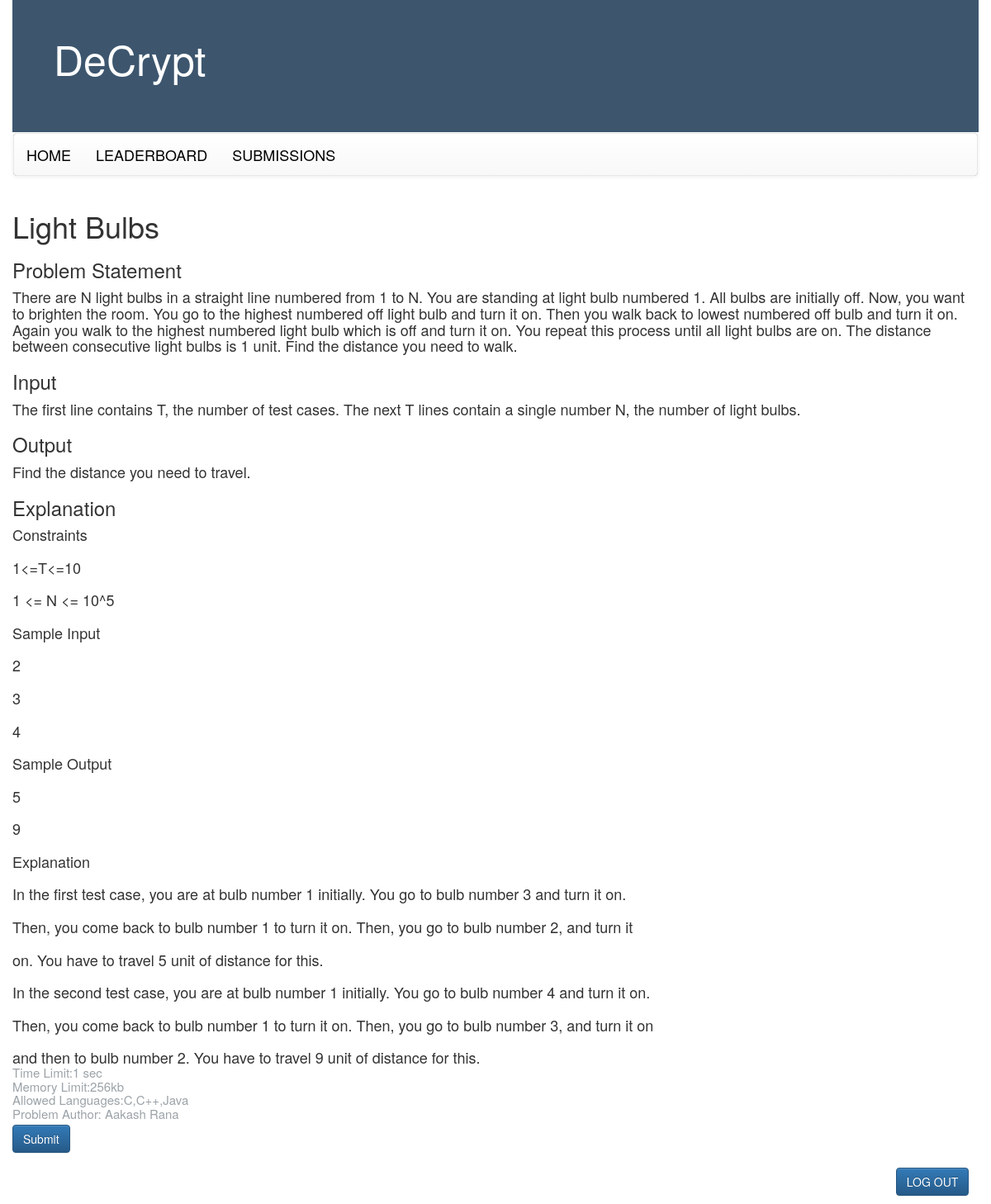
The page /problems.php?id=LBL on the database its author committed.
### tables this page shows
CREATE TABLE `problem` (
  `problemId` int(11) NOT NULL,
  `author` varchar(255) NOT NULL,
  `testfile` varchar(255) NOT NULL,
  `timelimit` varchar(255) NOT NULL,
  `memory` varchar(255) NOT NULL,
  `problemCode` varchar(1024) NOT NULL,
  `input` longtext NOT NULL,
  `output` longtext NOT NULL,
  `explanation` longtext NOT NULL,
  `problem_stmt` longtext NOT NULL,
  `title_of_problem` varchar(1024) NOT NULL,
  `score` int(11) NOT NULL,
  `Sha1` varchar(50) NOT NULL,
  `Permissions` int(11) NOT NULL
);

### problems.php (the view, shortened to what this page needs)
<?php
if(isset($_GET['id']))
{
	$con=mysqli_connect("localhost","root","","online_judge");
			$temp=$_GET['id'];
			$query ="SELECT * FROM problem WHERE problemCode='$temp'";
			$result=mysqli_query($con,$query);
			if($result)
			{
				$row=mysqli_fetch_assoc($result);
			}
else
	echo header("Location:index.php");;
}
?>
<html>
	<head>
<link rel="stylesheet" href="https://maxcdn.bootstrapcdn.com/bootstrap/3.3.6/css/bootstrap.min.css">
<link rel="stylesheet" href="https://maxcdn.bootstrapcdn.com/bootstrap/3.3.6/css/bootstrap-theme.min.css">
	</head>
	<body>
			<div class="container-fluid">
				<div class="header"> <p class="header">DeCrypt </p></div>
				  <nav class="navbar" data-spy="affix">
        <nav class="navbar navbar-default navbar" role="navigation">
        <ul class="nav navbar-nav">
         <li><a href="index.php" align="center" >HOME</a></li>
         <li><a href="leaderboard.php" align="center">LEADERBOARD</a></li>
         <li> <a href="" align="center">SUBMISSIONS</a></li>
         </ul>
          </nav>
        </nav>
<h1> <?php echo $row['title_of_problem'];?><h1>
<h3>Problem Statement</h3>
	<h4>
	<?php echo $row['problem_stmt'];?>
	<h4>
<h3>Input</h3>
	<h4>
	<?php echo $row['input'];?>
	</h4>
<h3>Output</h3>
	<h4>
	<?php echo $row['output'];?><br>
	</h4>
	<?php if($row['explanation']){?>
	<h3>Explanation</h3>
	<h4>
	<?php echo nl2br($row['explanation']);}?><br>
	<span style="color:#9CA3A8;font-size:15px;">Time Limit:<?php echo $row['timelimit']?></span><br>
	<span style="color:#9CA3A8;font-size:15px;">Memory Limit:<?php echo $row['memory']?></span><br>
	<span style="color:#9CA3A8;font-size:15px;">Allowed Languages:C,C++,Java</span><br>
	<span style="color:#9CA3A8;font-size:15px;">Problem Author: <?php echo $row['author']?></span>
	<form method="get" action="submissions.php">
 <input type="submit" style="margin-top:5px;"name="submit"  class="btn btn-primary btn-md" onclick="submissions.php" value="Submit" />
</form>
			<div class="logout"> <button type="button" class="btn btn-primary btn-md" onclick="location.href='logout.php'">LOG OUT</button> </div>
			</div>
	</html>
</body>

### problems.php (style rules this page uses)
div.header { background-color :#3d566e; height: 20%; width: 100%; }
p.header { font-size: 50px; color:white; margin-left: 50px; padding-top: 35px; }
div.logout { text-align: right; margin-right:1%; }
.navbar-default { background-color: #555555; border-color: #e7e7e7; font-size: 18px; font-color: white; width:100%; }
.navbar-default .navbar-nav > li > a { color:black; }

### rows shown on the page
problem: title_of_problem "Light Bulbs", problem_stmt "There are N light bulbs in a straight line numbered from 1 to N. You are standing at light bulb numbered 1. All bulbs are initially off. Now, you want to brighten the room. You go to the highest numbered off light bulb and turn it on. Then you walk back to lowest numbered off bulb and turn it on. Again you walk to the highest numbered light bulb which is off and turn it on. You repeat this process until all light bulbs are on. The distance between consecutive light bulbs is 1 unit. Find the distance you need to walk.", input "The first line contains T, the number of test cases. The next T lines contain a single number N, the number of light bulbs.", output "Find the distance you need to travel.", explanation "Constraints 1<=T<=10 1 <= N <= 10^5 Sample Input 2 3 4 Sample Output 5 9 Explanation In the first test case, you are at bulb number 1 initially. You go to bulb number 3 and turn it on. Then, you come back to bulb number 1 to turn it on. Then, you go to bulb number 2, and turn it on. You have to travel 5 unit of distance for this. In the second test case, you are at bulb number 1 initially. You go to bulb number 4 and turn it on. Then, you come back to bulb number 1 to turn it on. Then, you go to bulb number 3, and turn it on and then to bulb number 2. You have to travel 9 unit of distance for this.", timelimit "1 sec", memory "256kb", author "Aakash Rana"
